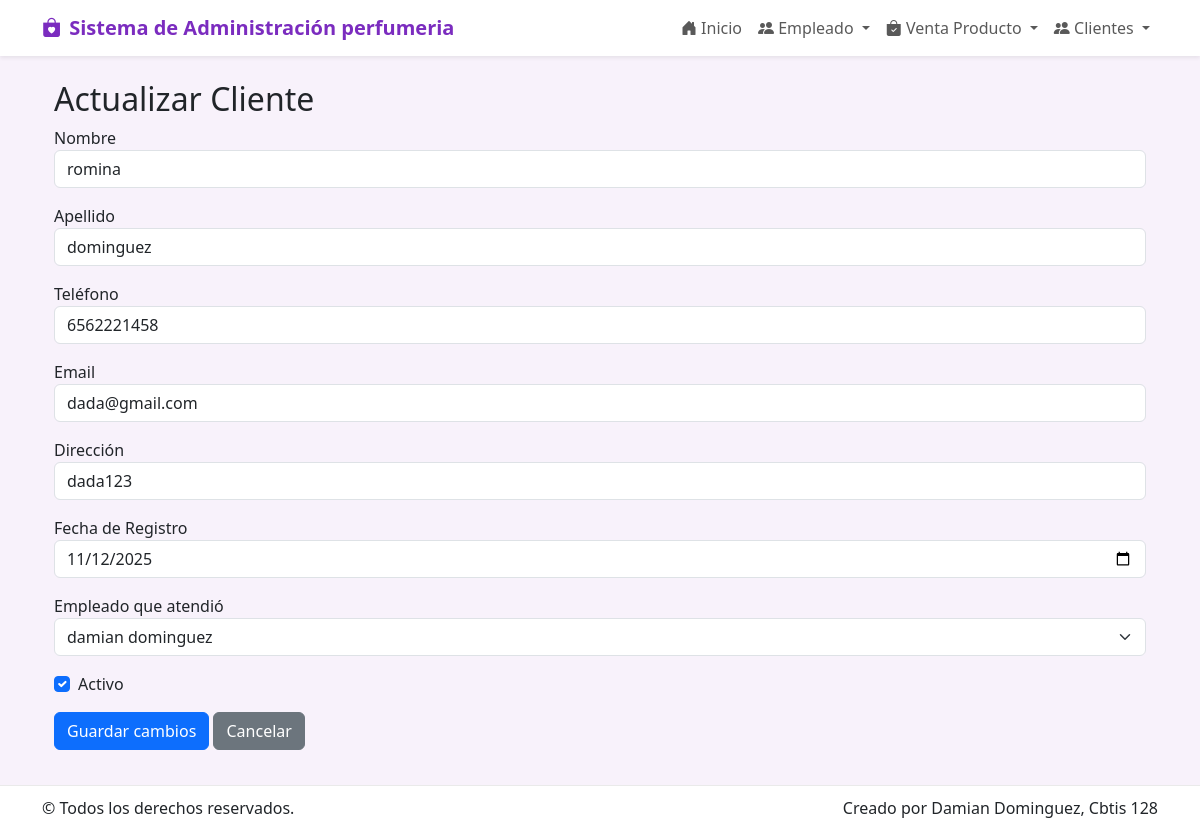
The page /cliente/actualizar/11/ on the database as committed earlier.
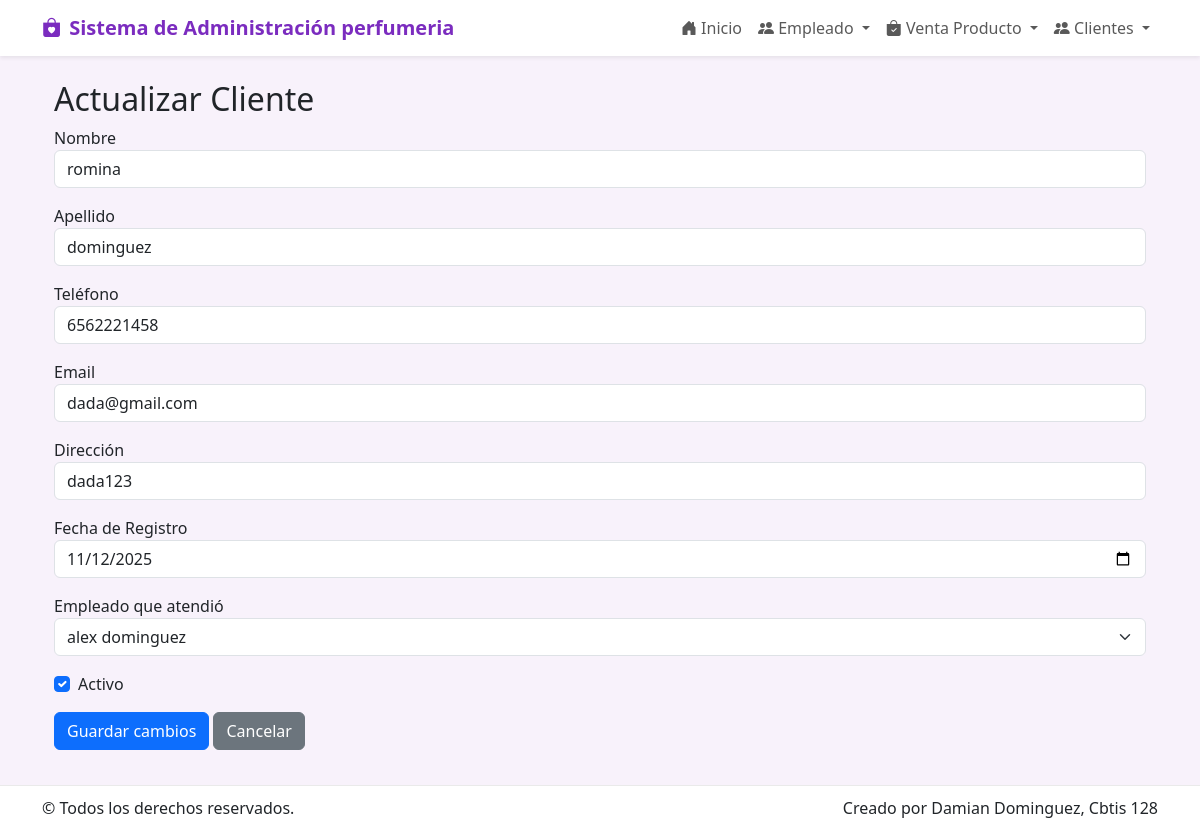
The same page on the database as committed later.
### app_perfumeria/models.py (models this page shows, shortened)
class Cliente(models.Model):
    nombre = models.CharField(max_length=100)
    apellido = models.CharField(max_length=100)
    telefono = models.CharField(max_length=20, blank=True, null=True)
    email = models.EmailField(blank=True, null=True)
    direccion = models.CharField(max_length=250, blank=True, null=True)
    fecha_registro = models.DateField(auto_now_add=True)
    empleado = models.ForeignKey(
        Empleado, on_delete=models.SET_NULL, blank=True, null=True, related_name='clientes_atendidos'
    )
    activo = models.BooleanField(default=True)

class Empleado(models.Model):
    nombre = models.CharField(max_length=100)
    apellido = models.CharField(max_length=100)
    puesto = models.CharField(max_length=100)
    telefono = models.CharField(max_length=20, blank=True, null=True)
    email = models.EmailField(blank=True, null=True)
    fecha_nacimiento = models.DateField(blank=True, null=True)        # Campo editable
    fecha_contratacion = models.DateField(blank=True, null=True)      # Campo editable
    activo = models.BooleanField(default=True)

### app_perfumeria/views.py (the view, shortened to what this page needs)
# urls.py: path('cliente/actualizar/<int:cliente_id>/', views.actualizar_cliente, name='actualizar_cliente'),
def actualizar_cliente(request, cliente_id):
    cliente = get_object_or_404(Cliente, id=cliente_id)
    empleados = Empleado.objects.all()
    return render(request, 'cliente/actualizar_cliente.html', {
        'cliente': cliente,
        'empleados': empleados
    })

### app_perfumeria/templates/cliente/actualizar_cliente.html (shortened to what this page needs)
{% extends 'base.html' %}
{% block content %}
<div class="container mt-4">
  <h2>Actualizar Cliente</h2>
  <form method="POST" action="{% url 'actualizar_cliente' cliente.id %}">
    <div class="mb-3">
      <label>Nombre</label>
      <input type="text" name="nombre" class="form-control" value="{{ cliente.nombre }}" required>
    </div>
    <div class="mb-3">
      <label>Apellido</label>
      <input type="text" name="apellido" class="form-control" value="{{ cliente.apellido }}" required>
    </div>
    <div class="mb-3">
      <label>Teléfono</label>
      <input type="text" name="telefono" class="form-control" value="{{ cliente.telefono }}">
    </div>
    <div class="mb-3">
      <label>Email</label>
      <input type="email" name="email" class="form-control" value="{{ cliente.email }}">
    </div>
    <div class="mb-3">
      <label>Dirección</label>
      <input type="text" name="direccion" class="form-control" value="{{ cliente.direccion }}">
    </div>
    <div class="mb-3">
      <label>Fecha de Registro</label>
      <input type="date" name="fecha_registro" class="form-control" value="{{ cliente.fecha_registro|date:'Y-m-d' }}">
    </div>
    <div class="mb-3">
      <label>Empleado que atendió</label>
      <select name="empleado" class="form-select">
        {% for e in empleados %}
          <option value="{{ e.id }}" {% if cliente.empleado and cliente.empleado.id == e.id %}selected{% endif %}>
            {{ e.nombre }} {{ e.apellido }}
          </option>
        {% endfor %}
      </select>
    </div>
    <div class="form-check mb-3">
      <input type="checkbox" name="activo" class="form-check-input" id="activo" {% if cliente.activo %}checked{% endif %}>
      <label class="form-check-label" for="activo">Activo</label>
    </div>
    <button type="submit" class="btn btn-primary">Guardar cambios</button>
    <a href="{% url 'ver_cliente' %}" class="btn btn-secondary">Cancelar</a>
  </form>
</div>
{% endblock %}

Rows that differ between the two databases and show on the page:
changed through a linked row, Cliente "romina": empleado "damian dominguez" → "alex dominguez"
